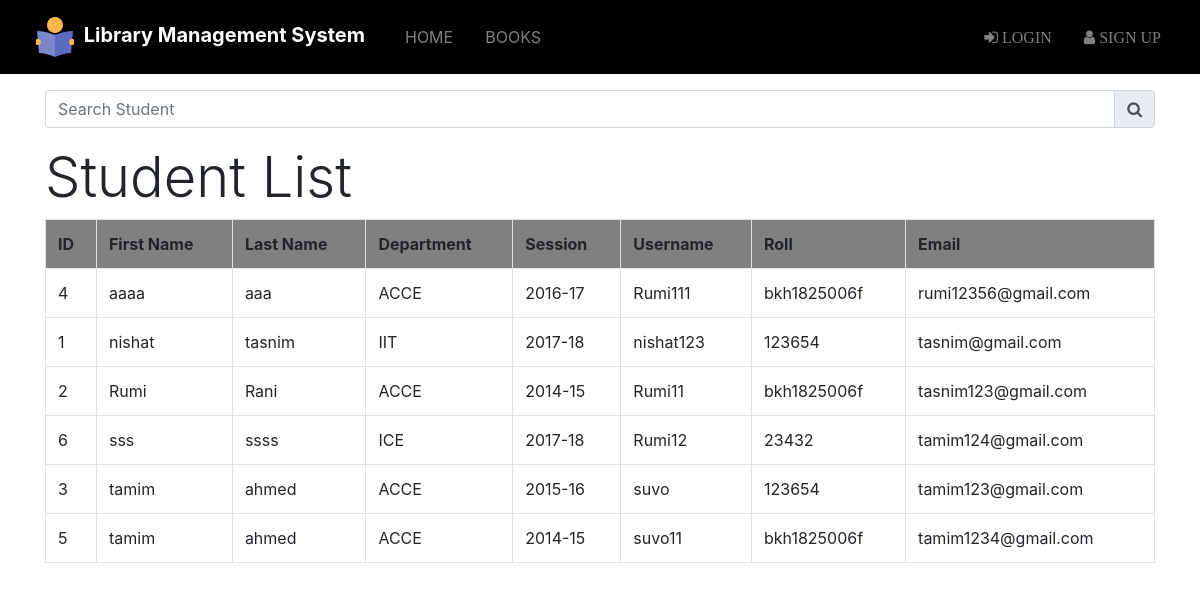
Screenshot of /src/admin/student_info.php with the database file from the repository.
### tables this page shows
CREATE TABLE `student` (
  `id` int(11) NOT NULL,
  `f_name` varchar(100) NOT NULL,
  `l_name` varchar(100) NOT NULL,
  `department` varchar(50) NOT NULL,
  `session_year` varchar(10) NOT NULL,
  `roll` varchar(50) NOT NULL,
  `username` varchar(50) NOT NULL,
  `email` varchar(50) NOT NULL,
  `password` varchar(30) NOT NULL,
  `contract` decimal(11,0) NOT NULL,
  `pic` varchar(255) NOT NULL
);

### src/admin/student_info.php (the view, shortened to what this page needs)
<?php
include "navbar.php";
include "link.php";
 ?>
<!DOCTYPE html>
<html lang="en" dir="ltr">
  <head>
  </head>
  <body>
    <div class="container">
    <div class="">
      <form class="ml-auto py-3 " action="" method="post">
        <div class="input-group">
          <input type="text" name="search" placeholder="Search Student" class="form-control" value="">
          <div class="input-group-append">
            <button type="submit" name="submit" class="input-group-text"><span class="fa fa-search"></span>
            </button>
          </div>
        </div>
      </form>
    </div>
    <h1 class="display-4">Student List</h1>
    <?php
    if(isset($_POST['submit']))
    {
    	$sql="select * from student where username like '%$_POST[search]%';";
    	$query=mysqli_query($dblink,$sql);
    	if(mysqli_num_rows($query)==0)
    	{
    		echo "Sorry..! This username can't exit";
    	}
    	else{
    	echo "<table class='table table-bordered table-hover'>";
    		echo "<tr style='background-color:gray;'>";
    		echo "<th>"; echo "ID"; echo "</th>";
    		echo "<th>"; echo "First Name"; echo "</th>";
    		echo "<th>"; echo "Last Name"; echo "</th>";
    		echo "<th>"; echo "Department"; echo "</th>";
    		echo "<th>"; echo "Session"; echo "</th>";
        echo "<th>"; echo "Username"; echo "</th>";
    		echo "<th>"; echo "Roll"; echo "</th>";
    		echo "<th>"; echo "Email"; echo "</th>";
    		echo "</tr>";
    		while($row=mysqli_fetch_assoc($query))
    		{
    			echo "<tr>";
    			echo "<td>";echo $row['id']; echo "</td>";
    			echo "<td>";echo $row['f_name']; echo "</td>";
    			echo "<td>";echo $row['l_name']; echo "</td>";
    			echo "<td>";echo $row['department']; echo "</td>";
    			echo "<td>";echo $row['session_year']; echo "</td>";
          echo "<td>";echo $row['username']; echo "</td>";
    			echo "<td>";echo $row['roll']; echo "</td>";
    			echo "<td>";echo $row['email']; echo "</td>";
    			echo "</tr>";
    		}
    		echo "</table>";
    	}
    }
    else{
    	$sql="SELECT id,f_name,l_name,department,session_year,username,roll,email  FROM `student` ORDER BY `student`.`f_name` ASC";
    		$result=mysqli_query($dblink,$sql);
        echo "<table class='table table-bordered table-hover'>";
      		echo "<tr style='background-color:gray;'>";
      		echo "<th>"; echo "ID"; echo "</th>";
      		echo "<th>"; echo "First Name"; echo "</th>";
      		echo "<th>"; echo "Last Name"; echo "</th>";
      		echo "<th>"; echo "Department"; echo "</th>";
      		echo "<th>"; echo "Session"; echo "</th>";
          echo "<th>"; echo "Username"; echo "</th>";
      		echo "<th>"; echo "Roll"; echo "</th>";
      		echo "<th>"; echo "Email"; echo "</th>";
      		echo "</tr>";
    		while($row=mysqli_fetch_assoc($result))
    		{
          echo "<tr>";
    			echo "<td>";echo $row['id']; echo "</td>";
    			echo "<td>";echo $row['f_name']; echo "</td>";
    			echo "<td>";echo $row['l_name']; echo "</td>";
    			echo "<td>";echo $row['department']; echo "</td>";
    			echo "<td>";echo $row['session_year']; echo "</td>";
          echo "<td>";echo $row['username']; echo "</td>";
    			echo "<td>";echo $row['roll']; echo "</td>";
    			echo "<td>";echo $row['email']; echo "</td>";
    			echo "</tr>";
    		}echo "</table>";
    }
    			?>
      </div>
  </body>
</html>

### rows the page displays
student: id "4", f_name "aaaa", l_name "aaa", department "ACCE", session_year "2016-17", username "Rumi111", roll "bkh1825006f", email "rumi12356@gmail.com"
student: id "1", f_name "nishat", l_name "tasnim", department "IIT", session_year "2017-18", username "nishat123", roll "123654", email "tasnim@gmail.com"
student: id "2", f_name "Rumi", l_name "Rani", department "ACCE", session_year "2014-15", username "Rumi11", roll "bkh1825006f", email "tasnim123@gmail.com"
student: id "6", f_name "sss", l_name "ssss", department "ICE", session_year "2017-18", username "Rumi12", roll "23432", email "tamim124@gmail.com"
student: id "3", f_name "tamim", l_name "ahmed", department "ACCE", session_year "2015-16", username "suvo", roll "123654", email "tamim123@gmail.com"
student: id "5", f_name "tamim", l_name "ahmed", department "ACCE", session_year "2014-15", username "suvo11", roll "bkh1825006f", email "tamim1234@gmail.com"
